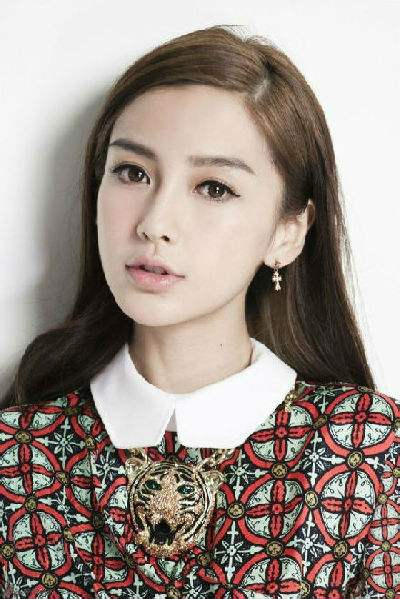
//> input picture IPython/resource/baby.jpg, 400 x 599 px, given in place of the camera
$ ./main   (built with g++ and OpenCV 4)
//> lines starting //> are read from the running program, lines starting //| are printed output that depends on the picture
#include "opencv2/imgproc.hpp"
#include "opencv2/highgui.hpp"
using namespace cv;
int main(int, char**)
{
	VideoCapture cap(0);
	if (!cap.isOpened()) return -1;
	Mat frame, edges;
	namedWindow("edges", 1);
	for (;;)
	{
		cap >> frame;
//> frame is the input picture: 599 rows x 400 cols, CV_8UC3; mean B, G, R 138.9, 146.3, 159.1
		cvtColor(frame, edges, COLOR_BGR2GRAY);
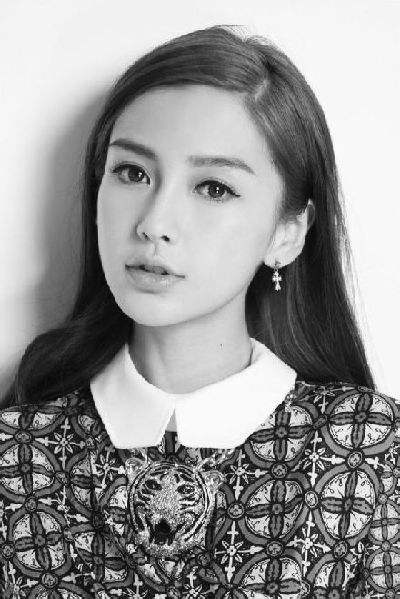
//> edges: 599 rows x 400 cols, CV_8UC1; min 0, max 255, mean 149.3
		GaussianBlur(edges, edges, Size(7, 7), 1.5, 1.5);
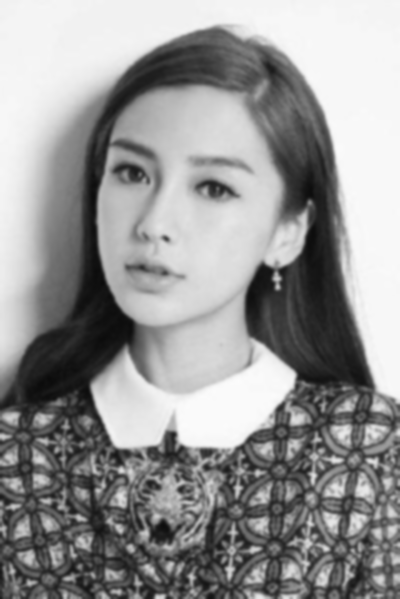
//> edges: 599 rows x 400 cols, CV_8UC1; min 11, max 252, mean 149.3
		Canny(edges, edges, 0, 30, 3);
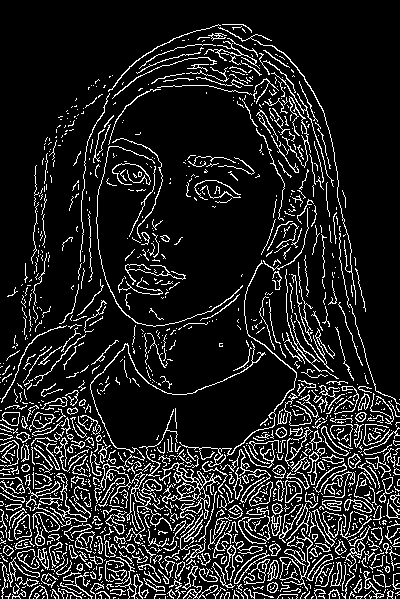
//> edges: 599 rows x 400 cols, CV_8UC1; 13.1% white in thin lines or dots
		imshow("edges", edges);
		if (waitKey(30) >= 0) break;
//> the Esc key is pressed
	}
	return 0;
}
